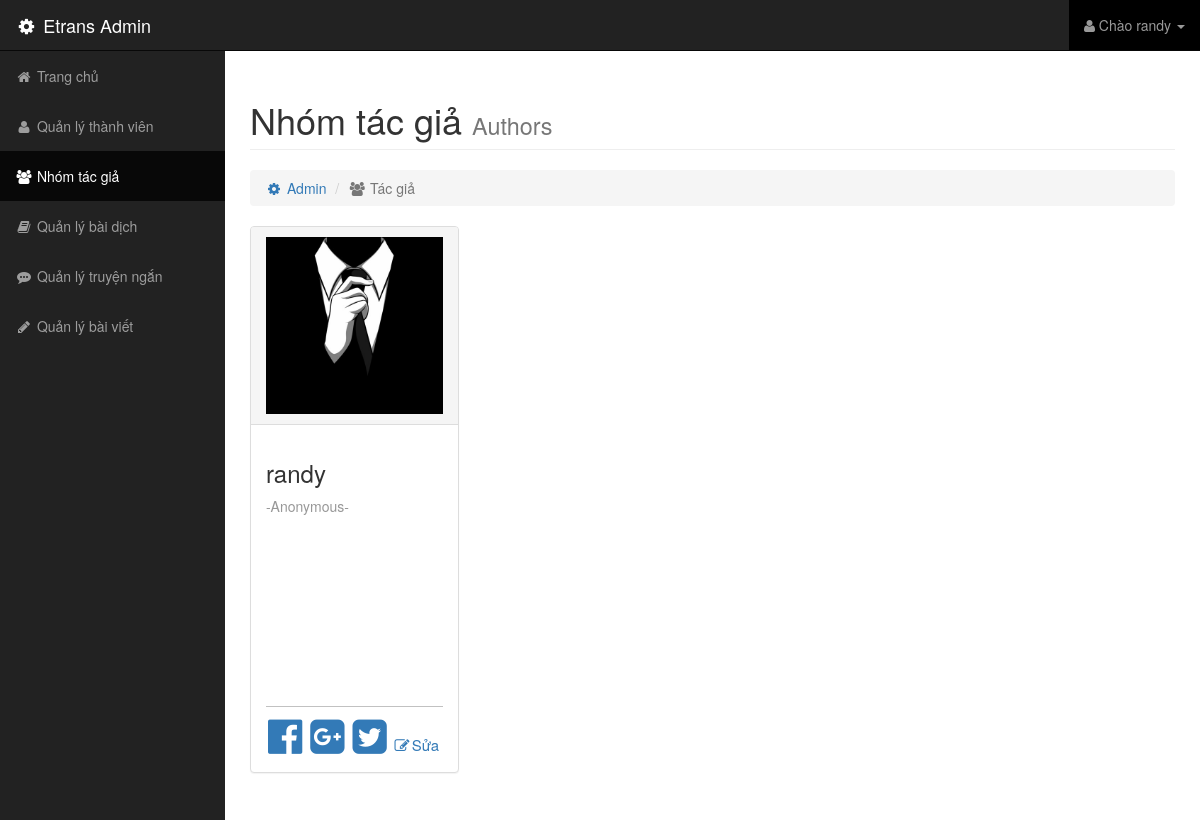
Screenshot of /admin/index.php?url=control-author (signed in) with the database file from the repository.
### tables this page shows
CREATE TABLE `member` (
  `id` int(10) NOT NULL,
  `user` varchar(255) NOT NULL,
  `pass` varchar(255) NOT NULL,
  `email` varchar(255) NOT NULL,
  `level` int(10) NOT NULL
);

CREATE TABLE `author` (
  `id` int(10) NOT NULL,
  `intro` text NOT NULL,
  `img` varchar(255) NOT NULL,
  `link_face` varchar(500) NOT NULL,
  `link_go` varchar(500) NOT NULL,
  `link_twitter` varchar(500) NOT NULL
);

### admin/control-author.php (the view, shortened to what this page needs)
<?php
	$conn = mysqli_connect(HOST,USER,PASS,DB);
	$sql = "SELECT * FROM member INNER JOIN author ON member.id = author.id WHERE level <= 2";
	$query = mysqli_query($conn,$sql);
?>
<div class=row>
	<div class="col-md-12">
		<h1 class=page-header>
			Nhóm tác giả
			<small>Authors</small>
		</h1>
	</div>
</div>
<div class="row">
	<div class="col-md-12">
		<ul class="breadcrumb">
			<li><a href=""><i class="fa fa-cog fa-fw"></i> Admin</a></li>
			<li class="active"><i class="fa fa-fw fa-users"></i> Tác giả</li>
		</ul>
	</div>
</div>
<div class="row">
	<?php while($result = mysqli_fetch_array($query)){ ?>
	<div class="col-md-4 col-lg-3">
		<div class="panel panel-default author-item">
			<div class="panel-heading">
				<img src="/img/member/<?php echo $result['img'] ?>" class="img-responsive">
			</div>
			<div class="panel-body">
				<h3><?php echo $result['user'] ?></h3>
				<p><?php echo $result['intro'] ?></p>
				<div class="social-author-contact text-left">
					<a target=_blank href="<?php echo $result['link_face'] ?>"><i class="fa fa-facebook-official"></i></a>
					<a target=_blank href="<?php echo $result['link_go'] ?>"><i class="fa fa-google-plus-square"></i></a>
					<a target=_blank href="<?php echo $result['link_twitter'] ?>"><i class="fa fa-twitter-square"></i></a>
					<?php if($_SESSION['user'] == $result['user']){ ?>
					<a href="/admin/index.php?url=author-edit&id=<?php echo $result['id'] ?>" id=edit-author><i class="fa fa-pencil-square-o"></i>Sửa</a>
					<?php } ?>
				</div>
			</div>
		</div>
	</div>
	<?php } ?>
</div>

### css/admin.css (style rules this page uses)
body { margin-top: 50px; }
.author-item img { min-width: 100%; height: 190px; }
.social-author-contact i { font-size: 40px; margin:0px 2px; }
.social-author-contact { border-top:#c1c1c1 1px solid; padding-top:10px; }
#edit-author i { font-size: 15px; }
#edit-author { font-size: 15px; white-space: nowrap; }
.author-item p { height:200px; text-align: justify; color: #989898; }

### rows the page displays
member: author.img (placeholder picture), user "randy", author.intro "-Anonymous-"

### other values shown
$_SESSION['user'] "randy"
